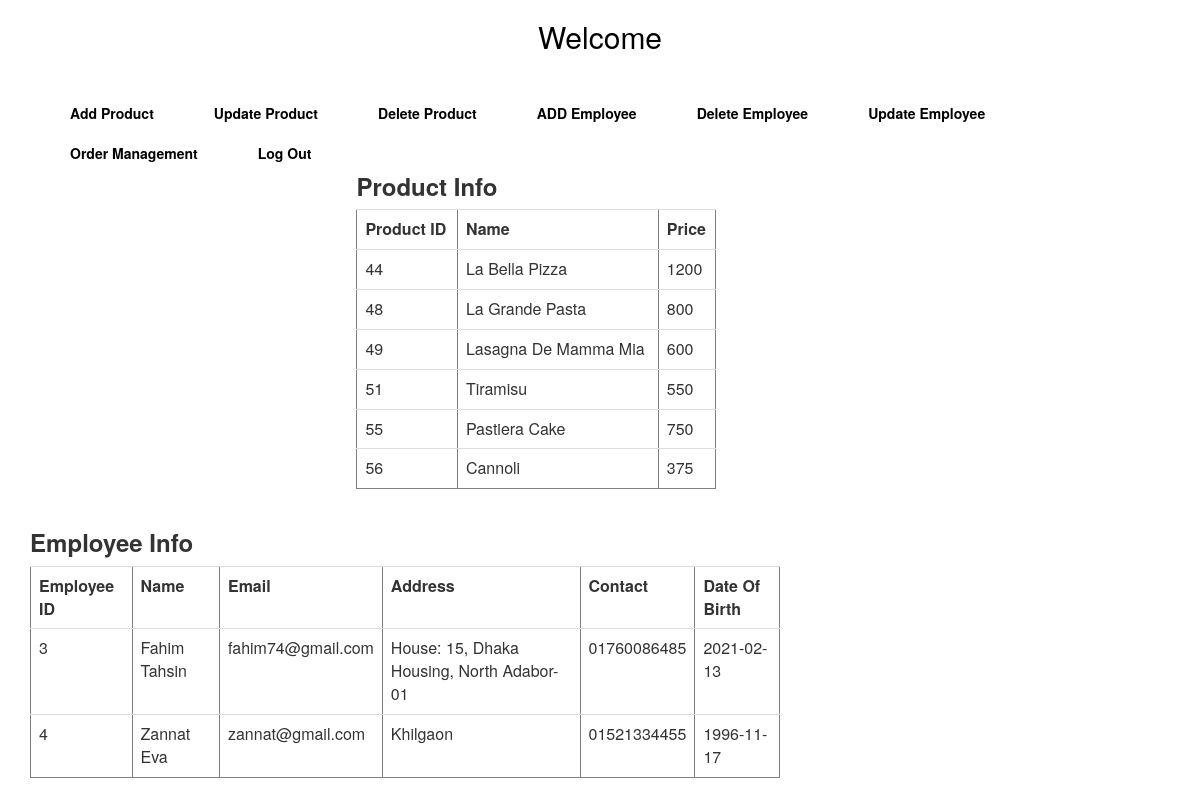
/update.php, run on the app's committed database.
### tables this page shows
CREATE TABLE `products` (
  `id` int(11) NOT NULL,
  `name` varchar(100) NOT NULL,
  `image` varchar(100) NOT NULL,
  `price` float NOT NULL
);

CREATE TABLE `employee` (
  `id` int(100) NOT NULL,
  `name` text DEFAULT NULL,
  `address` text DEFAULT NULL,
  `contact` text DEFAULT NULL,
  `bloodgroup` text DEFAULT NULL,
  `jdate` date DEFAULT NULL,
  `designation` text DEFAULT NULL,
  `email` text NOT NULL,
  `password` text NOT NULL,
  `dob` date NOT NULL,
  `salary` int(11) NOT NULL
);

### update.php (the view, shortened to what this page needs)
<?php
  $connection=mysqli_connect('localhost','root','','restaurant');
 ?>
<html>
    <head>
        <link rel="stylesheet" type="text/css" href="connect.css">
     <link rel="stylesheet" href="css/bootstrap.min.css">
     <link rel="stylesheet" href="css/font-awesome.min.css">
     <link rel="stylesheet" href="css/animate.css">
     <link rel="stylesheet" href="css/owl.carousel.css">
     <link rel="stylesheet" href="css/owl.theme.default.min.css">
     <link rel="stylesheet" href="css/magnific-popup.css">
     <link rel="stylesheet" href="update.css">
     <link rel="stylesheet" type="text/css" href="connect.css">
    </head>
    <body>
        <center><h2 style="color:black;">Welcome <?php echo $_SESSION['name']; ?></h2></center>
        <br>
        <div>
            <div>
                   <center><ul>
                         <li><a href="#addproduct" class="smoothScroll">Add Product</a></li>
                         <li><a href="#updateproduct" class="smoothScroll">Update Product</a></li>
                         <li><a href="#deleteproduct" class="smoothScroll">Delete Product</a></li>
                         <li><a href="#addemployee" class="smoothScroll">ADD Employee</a></li>
                        <li><a href="#delete_employee" class="smoothScroll">Delete Employee</a></li>
                        <li><a href="#update_employee" class="smoothScroll">Update Employee</a></li>
                        <li><a href="order_management.php" class="smoothScroll">Order Management</a></li>
                        <li><a href="logout.php" class="smoothScroll">Log Out</a></li>
                    </ul>
                </center>
            </div>
    </div>
        <br>
        <br>
        <br>
        <div class="container">
          <div class="row">
            <div class="col-md-4">
              <h3> <b>Product Info</b> </h3>
              <?php
                $prod_sql="SELECT * FROM products";
                $prod_res=mysqli_query($connection, $prod_sql);
                if(mysqli_num_rows($prod_res)>0)
                {
                    ?>
                    <table class="table" border="1">
                      <tr>
                        <th>Product ID</th>
                        <th>Name</th>
                        <th>Price</th>
                      </tr>
                    <?php
                    while ($p_ans=mysqli_fetch_array($prod_res)) {
                      echo'<tr>';
                      echo '<td>'.$p_ans['id'].'</td>';
                      echo '<td>'.$p_ans['name'].'</td>';
                      echo '<td>'.$p_ans['price'].'</td>';
                      echo'</tr>';
                  }
                  echo "</table>";
                }
                ?>
            </div>
            <div class="col-md-8">
              <h3> <b>Employee Info</b> </h3>
              <?php
                $emp_sql="SELECT * FROM employee";
                $emp_res=mysqli_query($connection, $emp_sql);
                if(mysqli_num_rows($emp_res)>0)
                {
                    ?>
                    <table class="table" border="1">
                      <tr>
                        <th>Employee ID</th>
                        <th>Name</th>
                        <th>Email</th>
                        <th>Address</th>
                        <th>Contact</th>
                        <th>Date Of Birth</th>
                      </tr>
                    <?php
                    while ($emp_ans=mysqli_fetch_array($emp_res)) {
                      echo'<tr>';
                      echo '<td>'.$emp_ans['id'].'</td>';
                      echo '<td>'.$emp_ans['name'].'</td>';
                      echo '<td>'.$emp_ans['email'].'</td>';
                      echo '<td>'.$emp_ans['address'].'</td>';
                      echo '<td>'.$emp_ans['contact'].'</td>';
                      echo '<td>'.$emp_ans['dob'].'</td>';
                      echo'</tr>';
                  }
                  echo "</table>";
                }
                ?>
            </div>
          </div>
        </div>
    </body>
</html>

### update.php (style rules this page uses)
ul li a { text-decoration: none; color: black; padding: 10px; margin: 10px; margin-top: 20px; font-weight: bold; }
ul li { float: left; margin: 10px; list-style: none; }

### data on the page
products: id "44", name "La Bella Pizza", price "1200"
products: id "48", name "La Grande Pasta", price "800"
products: id "49", name "Lasagna De Mamma Mia", price "600"
products: id "51", name "Tiramisu", price "550"
products: id "55", name "Pastiera Cake", price "750"
products: id "56", name "Cannoli", price "375"
employee: id "3", name "Fahim Tahsin", email "fahim74@gmail.com", address "House: 15, Dhaka Housing, North Adabor-01", contact "01760086485", dob "2021-02-13"
employee: id "4", name "Zannat Eva", email "zannat@gmail.com", address "Khilgaon", contact "01521334455", dob "1996-11-17"
